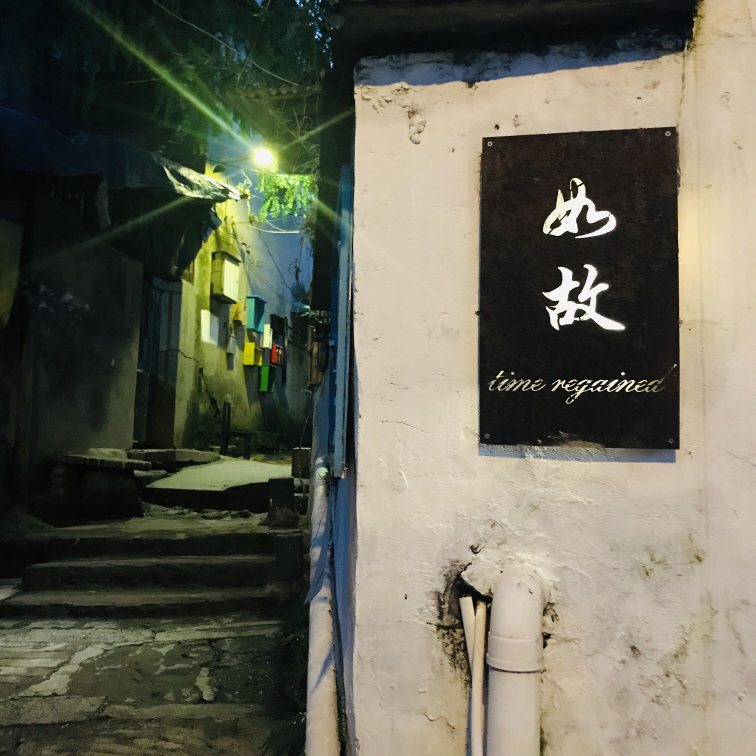
#> input picture Part 2/1.jpg, 3024 x 3024 px (shown at 1/4 size)
$ python learning_1.py
#> lines starting #> are read from the running program, lines starting #| are printed output that depends on the picture
# Chapter 9 图像的基础操作
import cv2
from matplotlib import pyplot as plt

# import numpy as np
# numpy 是经过优化了的进行快速矩阵运算的软件包

# 9.1 根据图像行和列的坐标获取像素的BGR值
print('根据图像行和列的坐标获取像素的BGR值')
img = cv2.imread('1.jpg')
#> img is the input picture: shape (3024, 3024, 3); mean B, G, R 86.4, 101.4, 102.2
px = img[100, 100]
#> px = [16, 12, 7]
print(px)
#| [16 12  7]
blue = img[100, 100, 0]  # 显示(100, 100)坐标处像素的B值
#> blue = 16
green = img[100, 100, 1]  # 显示(100, 100)坐标处像素的G值
#> green = 12
red = img[100, 100, 2]  # 显示(100, 100)坐标处像素的R值
#> red = 7
print(blue)
#| 16
print(green)
#| 12
print(red)
#| 7

# 修改像素的BGR值
print('\n修改像素的BGR值')
img[100, 100] = [255, 255, 255]
print(img[100, 100])
#| [255 255 255]

# 用numpy的矩阵修改像素的BGR值
print('\n用numpy的矩阵操作像素')
print(img.item(100, 100, 2))  # 显示(100, 100)坐标处像素的R值
#| 255
img.itemset((100, 100, 2), 100)  # 修改(100, 100)坐标处像素的R值为100
print(img.item(100, 100, 2))
#| 100

# 9.2 获取图像属性
print('\n图像属性')
print(img.size)  # 像素的数目
#| 27433728
print(img.shape)  # 返回一个(行数, 列数, 通道数)的元祖
#| (3024, 3024, 3)
print(img.dtype)  # 返回图像的数据类型
#| uint8

# 9.3 图像切割与局部替换(ROI技术)
ball = img[1:1500, 1:1500]
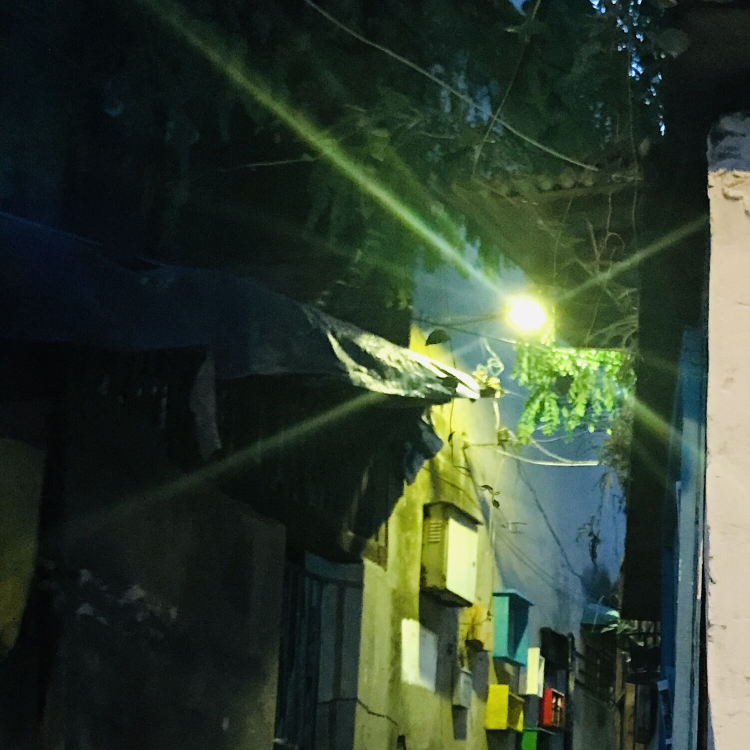
#> ball: shape (1499, 1499, 3) (shown at 1/2 size); mean B, G, R 48, 63.4, 50.2
img[1501:3000, 1501:3000] = ball
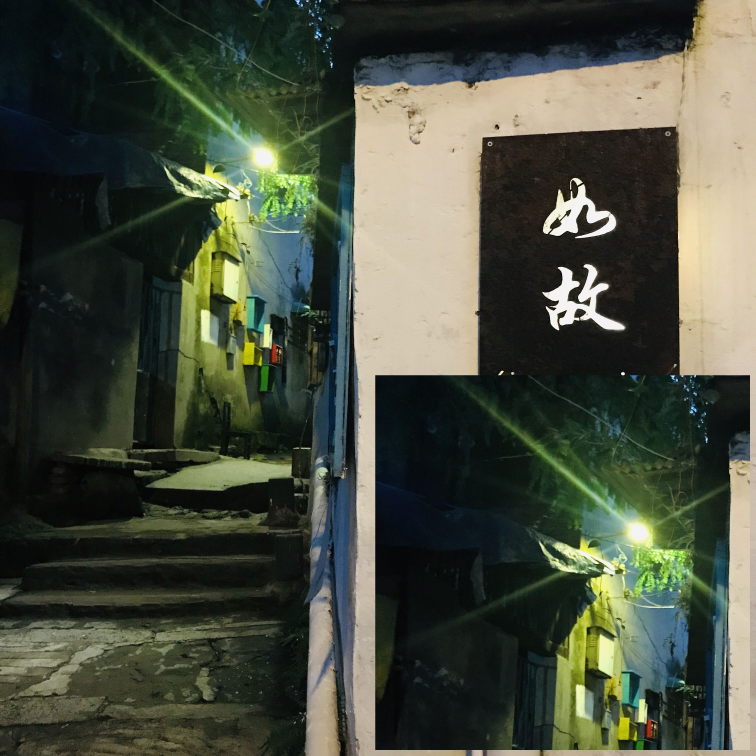
#> img: shape (3024, 3024, 3) (shown at 1/4 size); mean B, G, R 62.8, 77.3, 71.9

# 9.4 拆分及合并图像通道
'''
拆分及合并图像通道：
    ① 对BGR三个通道分别进行操作: 把BGR拆分成单个通道
        b, g, r = cv2.split(img)
    ② 把独立通道的图片合并成一个BGR图像
        img = cv2.merge(b, g, r)
'''
# img[:, :, 2] = 0  # 令红色通道为0

# 9.5 为图像扩充边界
BLUE = [255, 0, 0]  # 定义 matplotlib 的蓝色
'''
 【注意】
    matplotlib 输出图像是'R G B'顺序
    而 OpenCV 输出图像是'B G R'顺序
'''

replicate = cv2.copyMakeBorder(img, 200, 200, 200, 200, cv2.BORDER_REPLICATE)
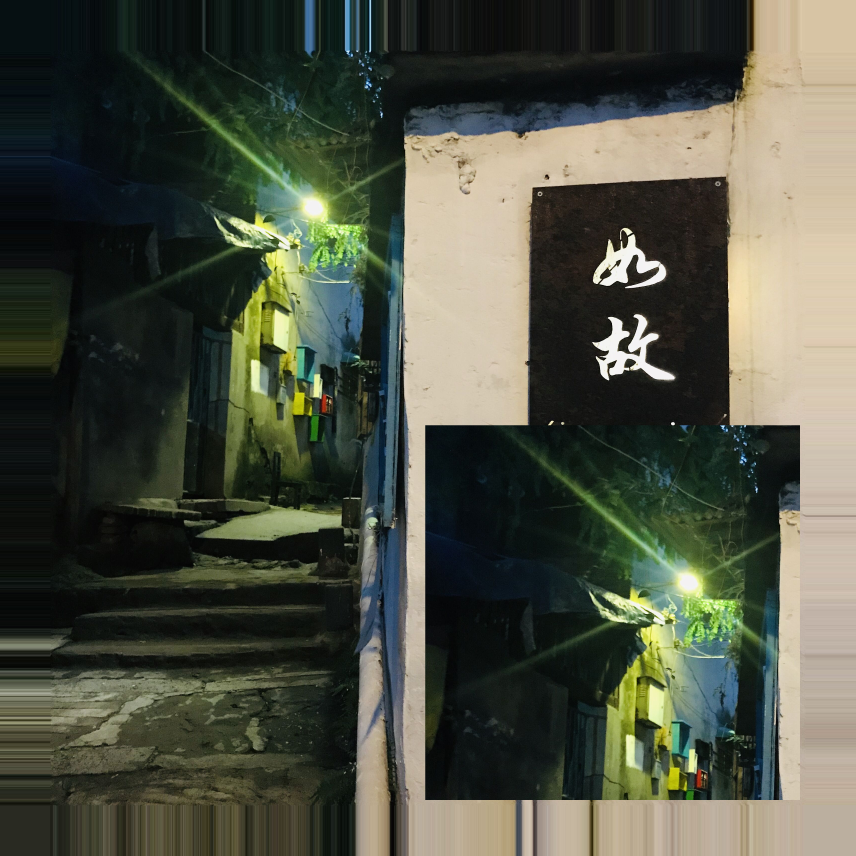
#> replicate: shape (3424, 3424, 3) (shown at 1/4 size); mean B, G, R 67.2, 81.2, 77.9
reflect = cv2.copyMakeBorder(img, 200, 200, 200, 200, cv2.BORDER_REFLECT)
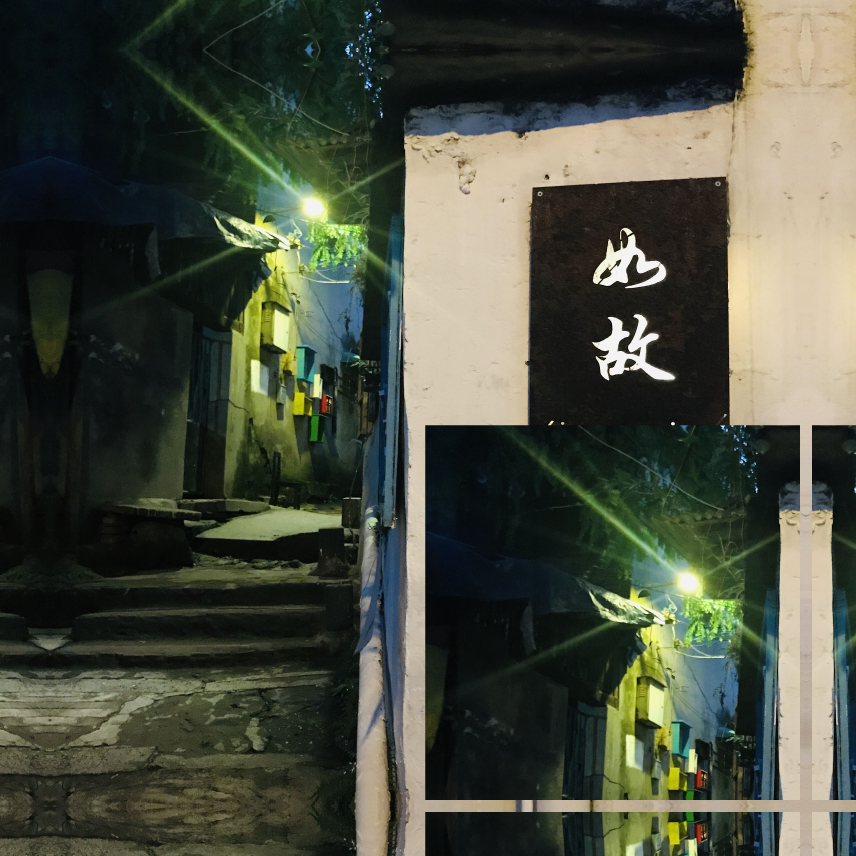
#> reflect: shape (3424, 3424, 3) (shown at 1/4 size); mean B, G, R 63.2, 77.1, 72.7
reflect101 = cv2.copyMakeBorder(img, 200, 200, 200, 200, cv2.BORDER_REFLECT_101)
wrap = cv2.copyMakeBorder(img, 200, 200, 200, 200, cv2.BORDER_WRAP)
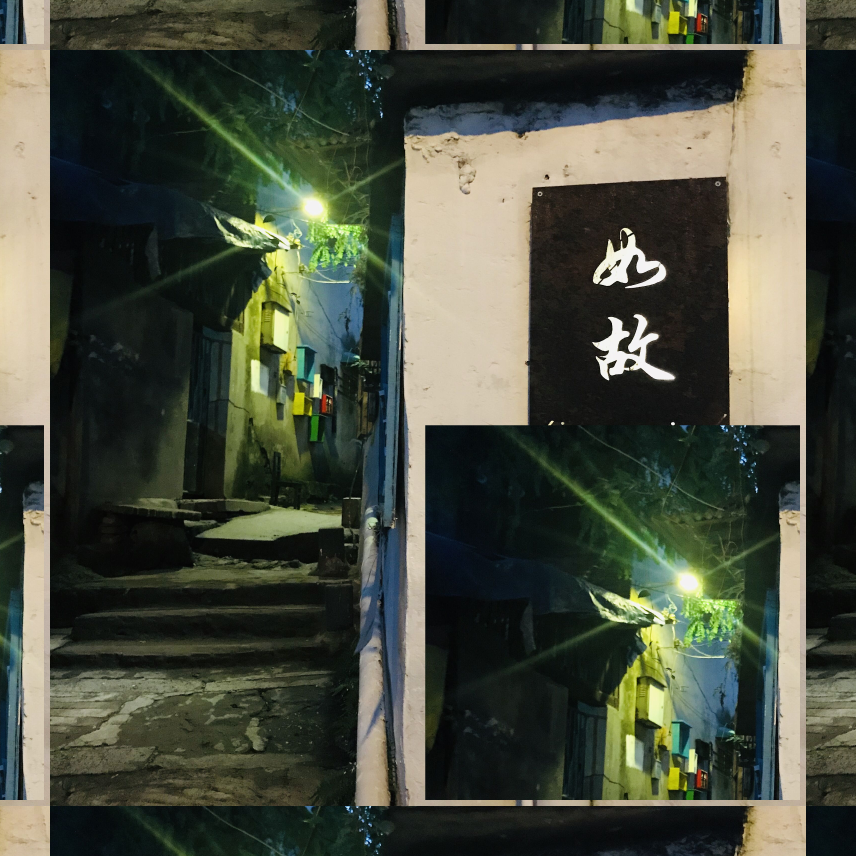
#> wrap: shape (3424, 3424, 3) (shown at 1/4 size); mean B, G, R 63.2, 77.1, 72.7
constant = cv2.copyMakeBorder(img, 200, 200, 200, 200, cv2.BORDER_CONSTANT, value=BLUE)
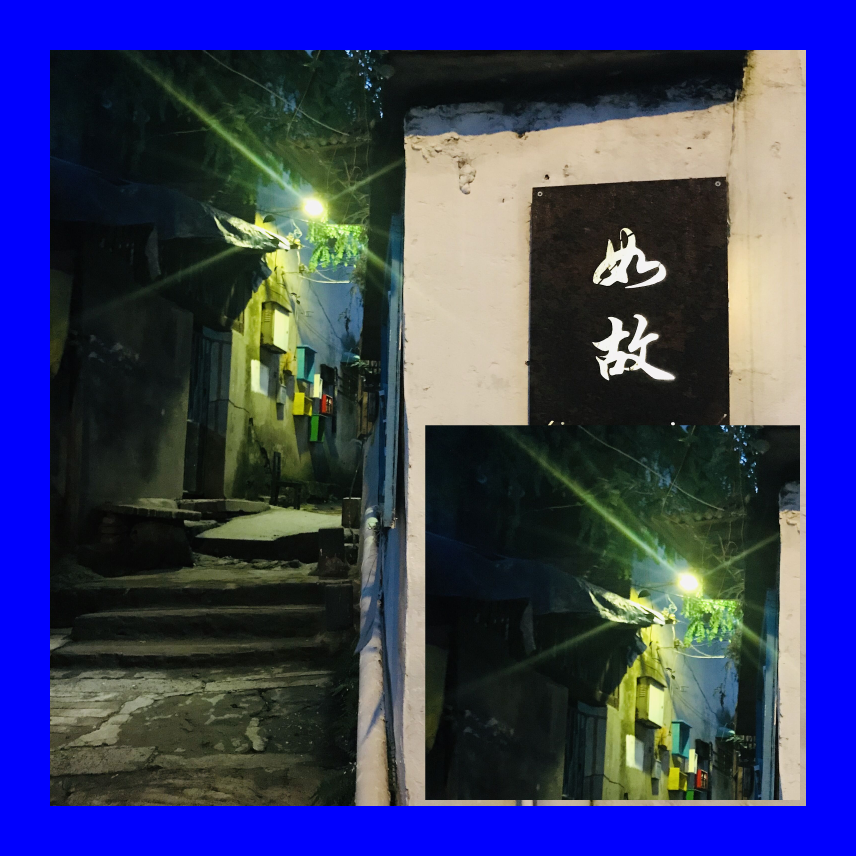
#> constant: shape (3424, 3424, 3) (shown at 1/4 size); mean B, G, R 105.1, 60.3, 56.1

plt.subplot(231), plt.imshow(img, 'gray'), plt.title('ORIGINAL')
plt.subplot(232), plt.imshow(replicate, 'gray'), plt.title('REPLICATE')
plt.subplot(233), plt.imshow(reflect, 'gray'), plt.title('REFLECT')
plt.subplot(234), plt.imshow(reflect101, 'gray'), plt.title('REFLECT_101')
plt.subplot(235), plt.imshow(wrap, 'gray'), plt.title('WRAP')
plt.subplot(236), plt.imshow(constant, 'gray'), plt.title('CONSTANT')
plt.show()
#> figure, not shown here; B, G, R data is drawn as R, G, B
